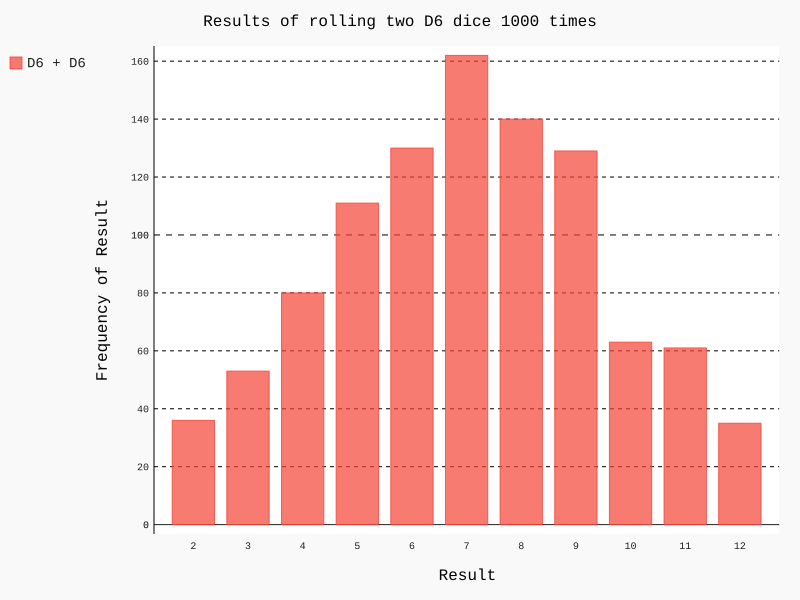

The Python source for this figure:
import pygal
from die import Die

# Создание двух кубиков D6
die_1 = Die()
die_2 = Die()

# Моделирование серии бросков с сохранением результатов в списке
results = []
for roll_num in range(1000):
    result = die_1.roll() + die_2.roll()
    results.append(result)

# Анализ результатов
frequencies = []
max_result = die_1.num_sides + die_2.num_sides
for value in range(2, max_result+1):
    frequency = results.count(value)
    frequencies.append(frequency)
    
# Визуализация результатов
hist = pygal.Bar()

hist.title = "Results of rolling two D6 dice 1000 times"
hist.x_labels = list(range(2, max_result+1))
hist.x_title = "Result"
hist.y_title = "Frequency of Result"

hist.add('D6 + D6', frequencies)
hist.render_to_file('dice_visual.svg')
